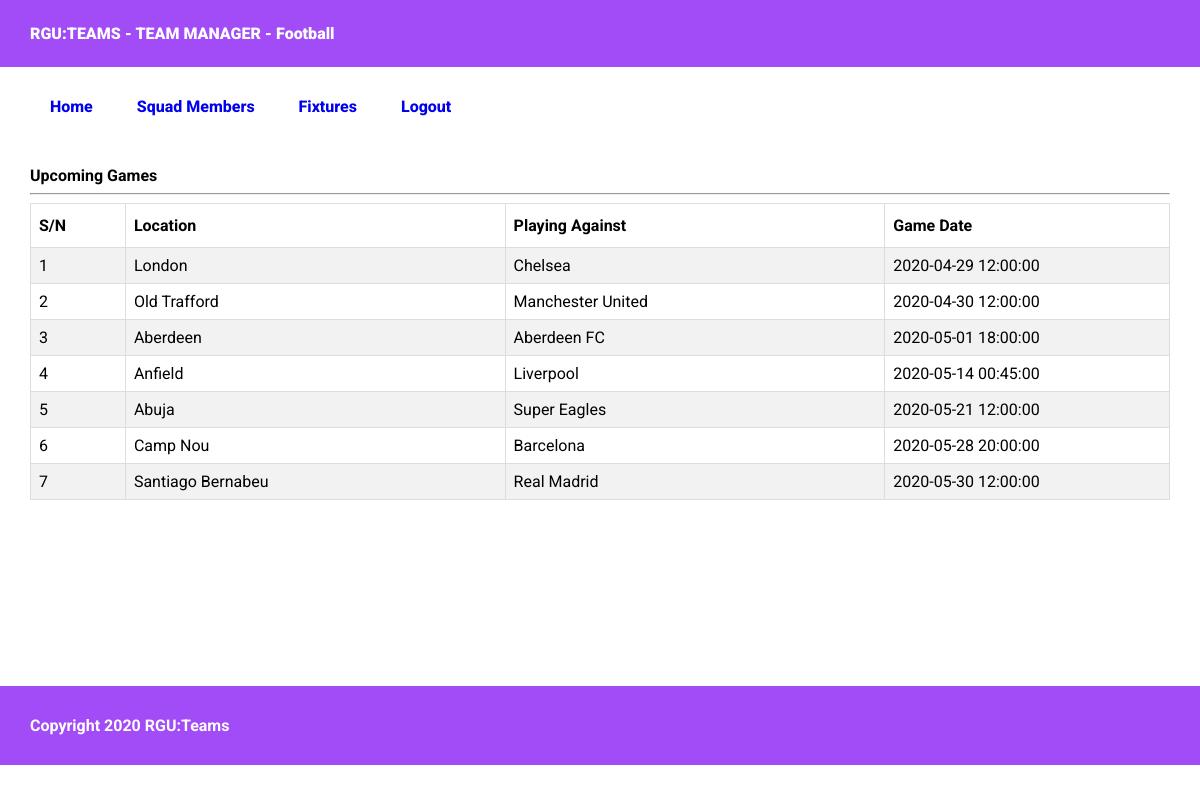
Screenshot of /team_manager/home.php (signed in) with the database file from the repository.
### tables this page shows
CREATE TABLE `fixtures` (
  `id` int(11) NOT NULL AUTO_INCREMENT,
  `team_id` varchar(255) DEFAULT NULL,
  `away` varchar(255) DEFAULT NULL,
  `location` varchar(255) DEFAULT NULL,
  `game_date` datetime DEFAULT NULL,
  PRIMARY KEY (`id`),
  KEY `team_id` (`team_id`),
  KEY `team_id_2` (`team_id`)
);

### team_manager/home.php (the view, shortened to what this page needs)
<?php
require "../database/database.php";
$team_id = $_SESSION['team_id'];
$query = mysqli_query($database, "SELECT * FROM fixtures WHERE team_id = '$team_id' ORDER BY game_date ASC");
?>
<!DOCTYPE html>
<html lang="en">
<head>
    <link rel="stylesheet" href="../assets/css/reset.css">
    <link rel="stylesheet" href="../assets/css/app.css">
</head>
<body>
    <header>
        RGU:TEAMS - TEAM MANAGER - <?php echo $_SESSION['team_name'];?>
    </header>
    <?php require "nav.php" ?>
    <main>
        <h3> <b>Upcoming Games</b> </h3>
        <hr>
        <table>
            <tr>
                <th width="5%"> S/N </th>
                <th width="20%"> Location </th>
                <th width="20%"> Playing Against </th>
                <th width="15%"> Game Date </th>
            </tr>
            <?php $i = 1; while($row = mysqli_fetch_array($query)){?>
                <tr>
                    <td><?php echo $i++?> </td>
                    <td><?php echo $row['location'];?></td>
                    <td><?php echo $row['away'];?> </td>
                    <td><?php echo $row['game_date'];?> </td>
                </tr>
            <?php } ?>
        </table>
    </main>
    <footer>
        <b>Copyright 2020 RGU:Teams</b>
    </footer>
</body>
</html>

### assets/css/app.css (style rules this page uses)
body { font-family: "Roboto", sans-serif !important; }
header { background: #A24CF7; width: 95%; height: auto; color: white; font-size: 16px; font-weight: 900; margin: auto; padding: 2% 2.5% !important; }
main { width: 95%; padding: 20px 2.5%; margin: auto; min-height: 500px; }
footer { background: #A24CF7; width: 95%; padding: 30px 2.5%; color: white; margin: auto; }
table { border-collapse: collapse; width: 100%; }
table td, table th { border: 1px solid #ddd; padding: 8px; }
table tr:nth-child(even) { background-color: #f2f2f2; }
table th { padding-top: 12px; padding-bottom: 12px; text-align: left; color: black; font-weight: bold; }

### rows the page displays
fixtures: location "London", away "Chelsea", game_date "2020-04-29 12:00:00"
fixtures: location "Old Trafford", away "Manchester United", game_date "2020-04-30 12:00:00"
fixtures: location "Aberdeen", away "Aberdeen FC", game_date "2020-05-01 18:00:00"
fixtures: location "Anfield", away "Liverpool", game_date "2020-05-14 00:45:00"
fixtures: location "Abuja", away "Super Eagles", game_date "2020-05-21 12:00:00"
fixtures: location "Camp Nou", away "Barcelona", game_date "2020-05-28 20:00:00"
fixtures: location "Santiago Bernabeu", away "Real Madrid", game_date "2020-05-30 12:00:00"

### other values shown
$_SESSION['team_name'] "Football"
